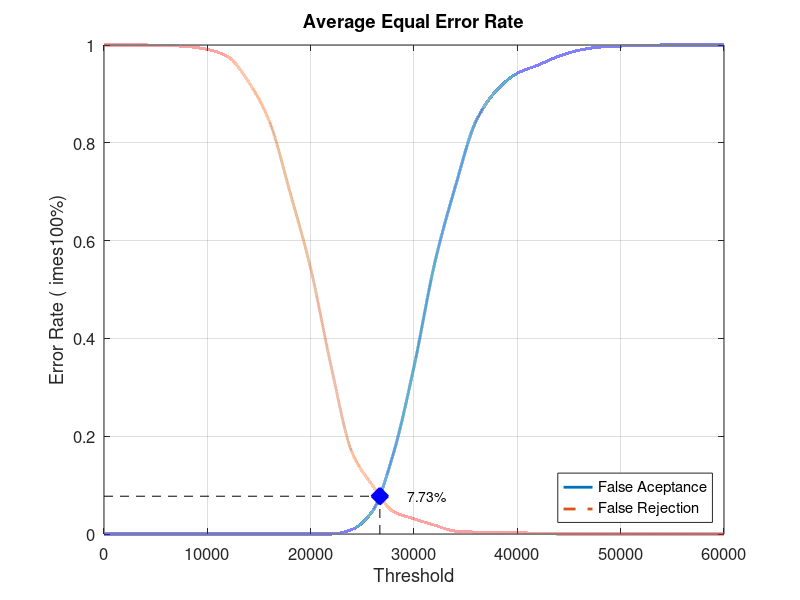
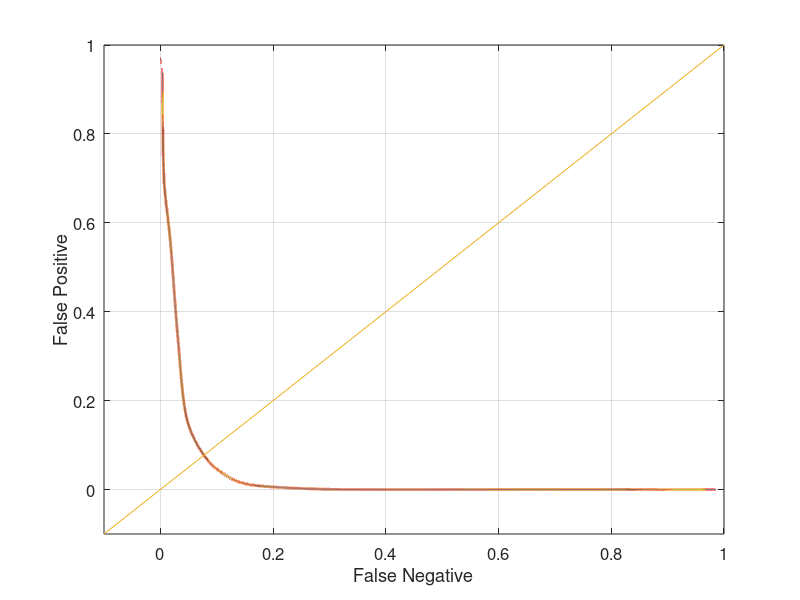

Here is the MATLAB script that generated these plots, in order:
close all;
clear;
clc;
x = 0:2000:60000;
xq = 0:0.5:60000;

y0 = [0 0 0 0 0 0 0 0 0 0 0 0 0.00947368 0.0473684 0.164211 0.342105 0.553684 0.710526 0.844211 0.907368 0.942105 0.958947 0.976842 0.989474 0.99579 0.997895 0.998947 1 1 1 1]
yy0 = interp1(x, y0, xq, 'pchip');
y1 = [1 1 1 0.999 0.997 0.991 0.976 0.924 0.844 0.699 0.543 0.341 0.167 0.099 0.046 0.031 0.018 0.006 0.004 0.004 0.003 0.001 0 0 0 0 0 0 0 0 0]
yy1 = interp1(x, y1, xq, 'pchip');

% Calculating EER: 
y2 = abs(y0 - y1);
find(y2 == min(y2))
yy2 = abs(yy0 - yy1);
xEER = find(yy2 == min(yy2));
xEERIndex = xq(xEER) % X-axis EER
yEER = yy0(xEER) % Y-axis EER

main = figure
plot(xq, yy0,'-','LineWidth', 2);	hold on
plot(xq, yy1,'--','LineWidth', 2);	hold on
plot([xEERIndex xEERIndex], [0 yEER], 'k--');	hold on
plot([0 xEERIndex], [yEER yEER], 'k--');	hold on
plot(xEERIndex, yEER, 'bx', 'LineWidth', 10);	hold on
text(xEERIndex + 10 * xEERIndex / 100, yEER, [num2str(round((10000 * yEER)) / 100) '%'])
legend('False Aceptance', 'False Rejection', 'Location', 'SouthEast')
xlabel('Threshold')
ylabel('Error Rate (	imes100%)')
title('Average Equal Error Rate')
set(gca, 'FontSize', 12)
axis([0 60000 0 1])
grid on

print(main, 'Database2AverageMain', '-dpng');
FNRxFPR = figure('Color', [1 1 1]);
plot(yy1, yy0, '-', yy1, yy0, 'LineWidth', 2);
hold on
y = -0.1:0.1:1
plot(y, y); 
set(gca, 'FontSize', 12)
xlabel('False Negative')
ylabel('False Positive')
axis([-0.1 1 -0.1 1])
set(gca, 'FontSize', 12)
grid on

print(FNRxFPR, 'Database2AverageFNRxFPR','-dpng');
